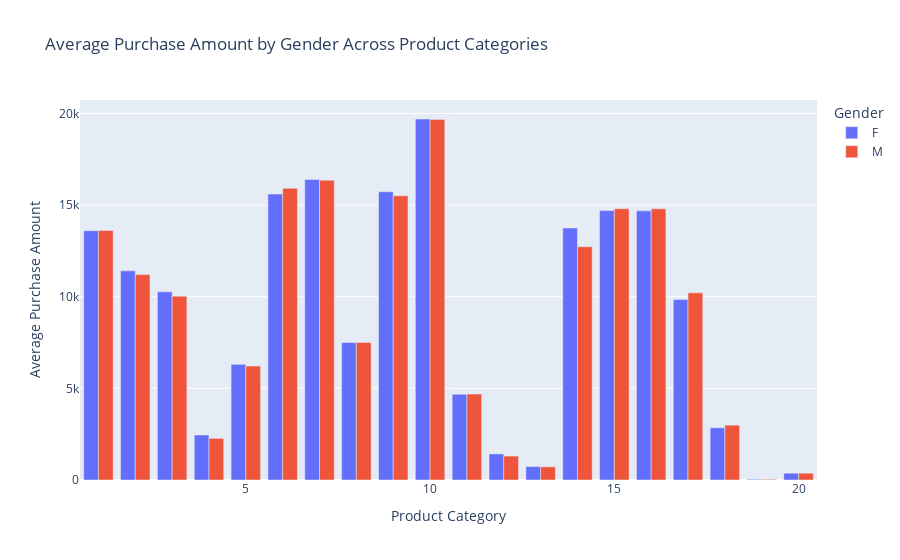

Here is the notebook cell this chart was saved with:
### Code cell
# Calculate average purchase amount by gender and product category
avg_purchase_gender_product = data.groupby(['Gender', 'Product_Category_1'])['Purchase'].mean().reset_index()

# Plot using Plotly
fig = px.bar(avg_purchase_gender_product, x='Product_Category_1', y='Purchase',
             color='Gender', barmode='group',
             title='Average Purchase Amount by Gender Across Product Categories',
             labels={'Product_Category_1': 'Product Category', 'Purchase': 'Average Purchase Amount', 'Gender': 'Gender'})

# Show plot
fig.show()

### Figure 1 — Plotly figure (JSON) as saved in the notebook; plotly's stock layout.template omitted (floating-point values rounded to 4 significant figures)
{"data": [{"alignmentgroup": "True", "hovertemplate": "Gender=F<br>Product Category=%{x}<br>Average Purchase Amount=%{y}<extra></extra>", "legendgroup": "F", "marker": {"color": "#636efa", "pattern": {"shape": ""}}, "name": "F", "offsetgroup": "F", "orientation": "v", "showlegend": true, "textposition": "auto", "type": "bar", "x": [1, 2, 3, 4, 5, 6, 7, 8, 9, 10, 11, 12, 13, 14, 15, 16, 17, 18, 19, 20], "xaxis": "x", "y": [13600.0, 11410.0, 10260.0, 2455.0, 6307.0, 15600.0, 16390.0, 7500.0, 15720.0, 19690.0, 4676.0, 1423.0, 733.8, 13750.0, 14700.0, 14680.0, 9846.0, 2849.0, 37.68, 371.6], "yaxis": "y"}, {"alignmentgroup": "True", "hovertemplate": "Gender=M<br>Product Category=%{x}<br>Average Purchase Amount=%{y}<extra></extra>", "legendgroup": "M", "marker": {"color": "#EF553B", "pattern": {"shape": ""}}, "name": "M", "offsetgroup": "M", "orientation": "v", "showlegend": true, "textposition": "auto", "type": "bar", "x": [1, 2, 3, 4, 5, 6, 7, 8, 9, 10, 11, 12, 13, 14, 15, 16, 17, 18, 19, 20], "xaxis": "x", "y": [13610.0, 11200.0, 10030.0, 2274.0, 6214.0, 15910.0, 16360.0, 7499.0, 15500.0, 19670.0, 4687.0, 1305.0, 718.3, 12720.0, 14800.0, 14790.0, 10210.0, 2990.0, 36.79, 370.1], "yaxis": "y"}], "layout": {"barmode": "group", "legend": {"title": {"text": "Gender"}, "tracegroupgap": 0}, "title": {"text": "Average Purchase Amount by Gender Across Product Categories"}, "xaxis": {"anchor": "y", "domain": [0, 1], "title": {"text": "Product Category"}}, "yaxis": {"anchor": "x", "domain": [0, 1], "title": {"text": "Average Purchase Amount"}}}}
